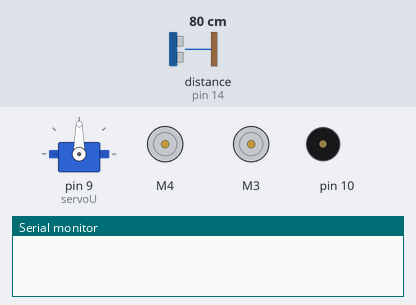
Bench run of a sketch on a simulated Arduino Uno, built with avr-gcc and run on an emulated ATmega328P. On the bench: servo, 2 × DC motor (green arrow = forward, orange = backward, longer = faster), buzzer (waves = sounding), the last lines printed to the serial monitor. Wiring (inferred from the names in the program): ultrasonic range finder: trigger pin 15; echo pin 14. Inputs (shaded band) come from the test bench; at power-on: distance to the obstacle (sensor on pin 14) 80 cm. The echo pulse lasts 58.3 µs per cm.

Above: at 0.1 s.
1.4 s: distance to the obstacle (sensor on pin 14) set to 60 cm
At 2.5 s:
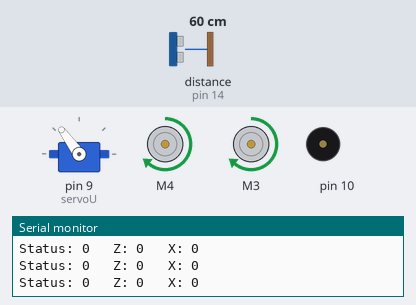
4.4 s: distance to the obstacle (sensor on pin 14) set to 2 cm
At 4.53 s:
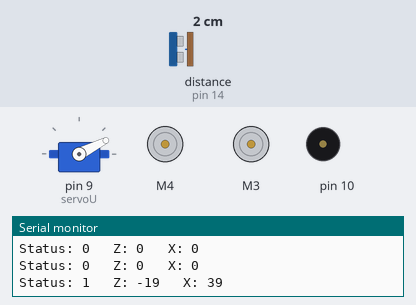
7.4 s: distance to the obstacle (sensor on pin 14) set to 120 cm
At 8.52 s:
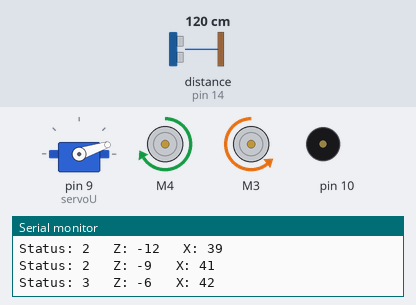
Timing chart, 0 to 16.4 s (numbered marks = the images above; inputs shaded):
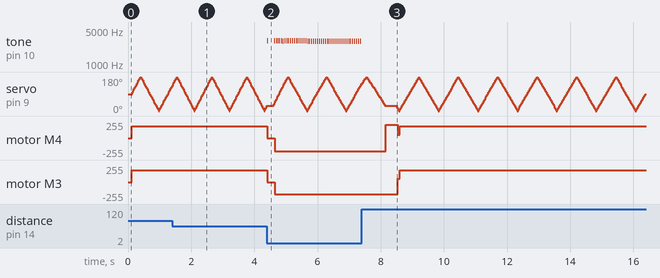

Measured:
- after the input at 4.4 s, tone on pin 10: plays 3014 Hz for 0.03 s, 3014 Hz for 0.03 s, 3014 Hz for 0.03 s, 3014 Hz for 0.03 s, 3014 Hz for 0.03 s, 3014 Hz for 0.03 s … (47 notes in this stretch), starting at once; motor M4: forward 180/255 → stopped at once, → backward 200/255 0.23 s later
- after the input at 7.4 s, tone on pin 10: stops changing and stays silent; motor M4: backward 200/255 → forward 200/255 after 0.76 s, → forward 52/255 0.38 s later, → forward 180/255 0.07 s later; motor M3: backward 180/255 → forward 52/255 after 1.1 s, → forward 180/255 0.07 s later

The sketch:

Distance_Meter_Test_V2.ino
```cpp
/*
By DrakerDG (c)
Youtube: https://youtube.com/user/DrakerDG
Facebook: https://www.facebook.com/DrakerDG
Instagram: https://www.instagram.com/drakerdgx
*/

#include <AFMotor.h>
#include <Servo.h>

// DC motor on M4 and M3
AF_DCMotor motorR(4);
AF_DCMotor motorL(3);

// DC hobby servo
Servo servoU;

// Fronts limits
const int lim1 = 45;
const int vec1 = -10;
const int vec2 = -9;

// Max speed motors
const int maxSL = 180;
const int maxSR = 200;
// Proportional error key
const float Kp = 1.5;
// Time to stop (miliseconds)
const int Stop = 200;
// Time to turn (miliseconds)
const int Turn = 350;
int speedL = 0;
int speedR = 0;

// Time for servo movement
const int period = 20;
// Servomotor step
const int lap1 = 9;
// Counter step
int i = 10;
// Direction spin
int CCW = 1;

// Ultrasonic pins
const int trig1 = 15;
const int echo1 = 14;

// Distance Objects Array
int distances[21];
// Detection Object Vector
int xVec = 0;
int zVec = 0;

// Status robot
int avoidSR = 0;

// Tone Timers
unsigned long Time0 = 0;
unsigned long Time1;

// modules and functions
 int get_DIS(void);
void set_VEC(void);
void uss_RAD(void);
void get_VEC(void);
void snd_BZR(int);
void set_SPD(void);
void run_FWD(void);
void run_BWD(void);
void run_STP(void);
void run_TRN(int);

void setup() {

  Serial.begin(9600);
  while (!Serial) {;}

  // turn on servo and aling to the front
  servoU.attach(9);
  servoU.write(i * lap1);
  delay(100);

  // turn on motor #4 and #3
  motorR.setSpeed(200);
  motorR.run(RELEASE);
  motorL.setSpeed(200);
  motorL.run(RELEASE);

  // Ultrasonic Sensor Pins
  pinMode (trig1, OUTPUT);
  pinMode (echo1,INPUT);

  // Initialice vector array
  set_VEC();
}

void loop() {
  uss_RAD();

  char DataX[100];
  sprintf(DataX,"Status: %i   Z: %i   X: %i", avoidSR, zVec, xVec);
  Serial.println(DataX);

  if (avoidSR == 0) {
    set_SPD();
    run_FWD();
  }
  else if (avoidSR == 1) {
    run_STP();
    delay(Stop);
    avoidSR = 2;
  }
  else if (avoidSR == 2) {
    run_BWD();
  }
  else if (avoidSR == 3) {
    run_TRN(xVec/abs(xVec));
    delay(Turn);
    avoidSR = 0;
  }

}

void set_VEC(void){
  for (int j = 0; j <= 20; j++){
    distances[j] = lim1;
  }
}


int get_DIS(){
  long Duration1;
  int Distance1;
  digitalWrite(trig1, LOW);
  delayMicroseconds(2);
  digitalWrite(trig1, HIGH);
  delayMicroseconds(10);
  digitalWrite(trig1, LOW);
  Duration1 = pulseIn(echo1, HIGH);
  Distance1 = Duration1*0.03432/2;
  return Distance1;
}

void uss_RAD(void){
  servoU.write(i * lap1);
  delay(period);
  distances[i] = get_DIS();
  get_VEC();
  if (distances[i] < lim1) snd_BZR(distances[i]);

  if ((zVec < vec1) and (avoidSR == 0)) avoidSR = 1;  // Stop robot
  if ((zVec > vec2) and (avoidSR == 2)) avoidSR = 3;  // Turn robot

  i = i + CCW;
  if (i < 0){
    i = 1;
    CCW = 1;
  }
  if (i > 20){
    i = 19;
    CCW = -1;
  }
}

void get_VEC(void){
  long vectx = 0;
  long vectz = 0;
  int objects = 0;
  for (int j = 0; j <= 20; j++){
    if (distances[j] < lim1){
      vectx += sin((j - 10) * lap1 * PI / 180) * (distances[j] - lim1);
      vectz += cos((j - 10) * lap1 * PI / 180) * (distances[j] - lim1);
      objects += 1;
    }
  }
  if (objects > 0) {
     xVec = vectx / objects;
     zVec = vectz / objects;
  }
  else {
    xVec = 0;
    zVec = 0;
  }
}

void snd_BZR(int distx) {
  int Interval;
  Time1 = millis();
  Interval = 15 * distx;
  Interval = constrain(Interval, 50, 2500);

  if (Time1 - Time0 >= Interval) {
    Time0 = Time1;
    tone(10, 1760 + 1320 - distx * 66, 25);
  }
}

void set_SPD(void) {
  int errP = int(xVec * Kp);
  speedR = maxSR - abs(errP);
  speedL = maxSL - abs(errP);

  speedR = speedR + errP;
  speedL = speedL - errP;


}

void run_FWD(void) {
  /*
  // Testing forward speed motors
  char DataX[100];
  sprintf(DataX,"Z: %i   X: %i   R: %i   L: %i", zVec, xVec, speedR, speedL);
  Serial.println(DataX);
  */

  motorR.run(FORWARD);
  motorL.run(FORWARD);
  motorR.setSpeed(speedL);
  motorL.setSpeed(speedL);
  delay(3);
}

void run_STP(void) {
  motorR.run(RELEASE);
  motorL.run(RELEASE);
  delay(3);
}

void run_BWD(void) {
  motorR.run(BACKWARD);
  motorL.run(BACKWARD);
  motorR.setSpeed(maxSR);
  motorL.setSpeed(maxSL);
  delay(3);
}

void run_TRN(int CW) {
  if (CW > 0){
    motorR.run(FORWARD);
    motorL.run(BACKWARD);
  }
  else {
    motorR.run(BACKWARD);
    motorL.run(FORWARD);
  }
  motorR.setSpeed(maxSR);
  motorL.setSpeed(maxSL);
  delay(3);
}
```
